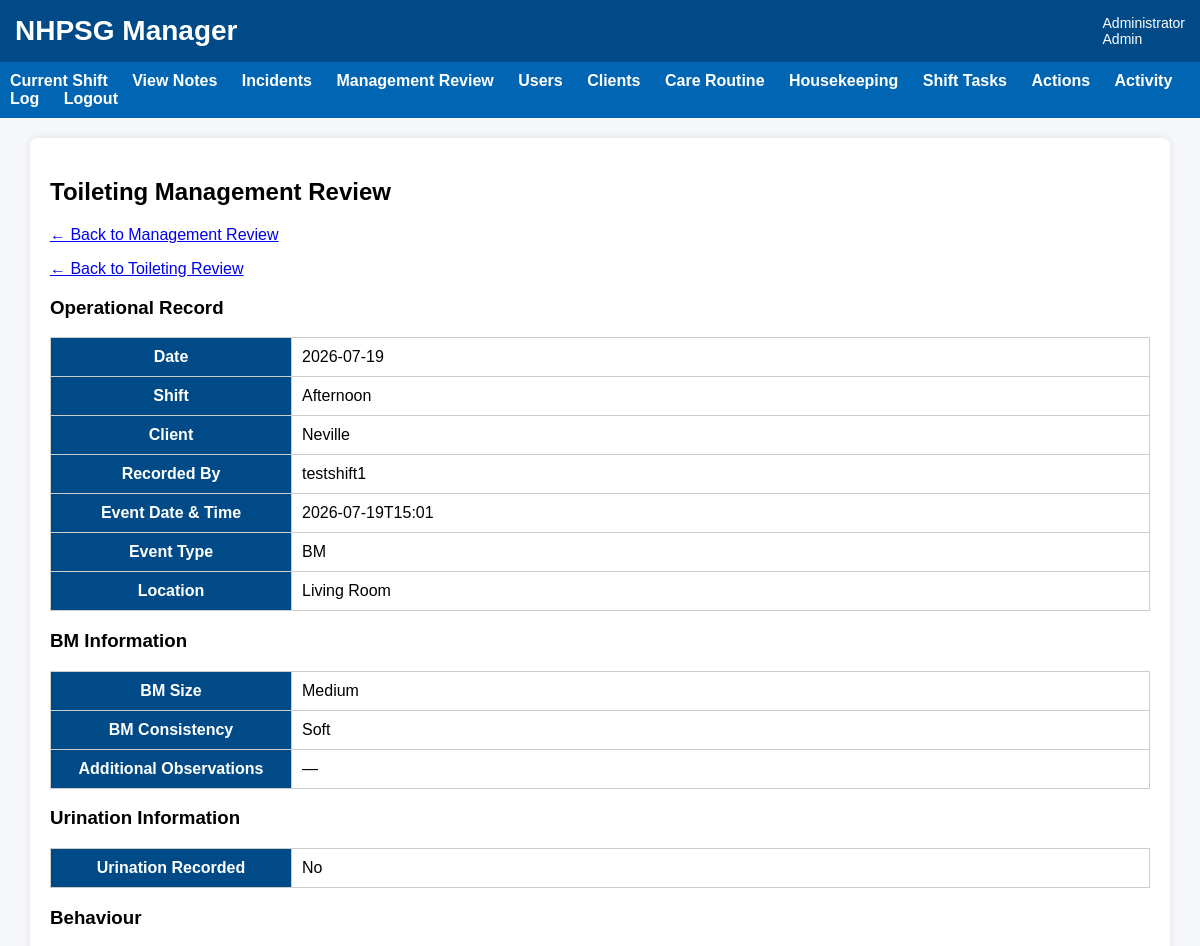
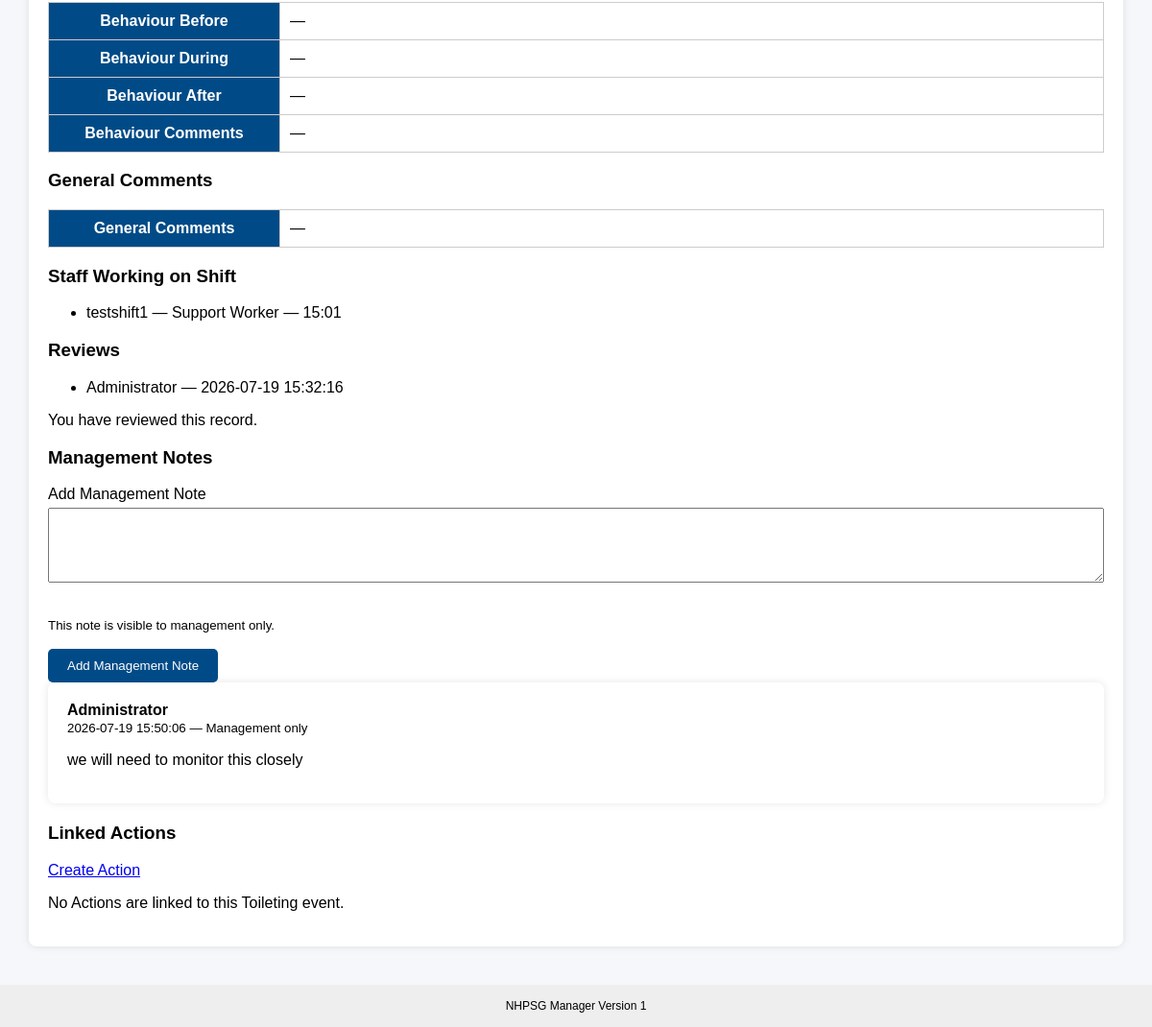
The app's page /manager-review/toileting/1 (signed in) with its own data (2 pictures, top to bottom).
### tables this page shows
CREATE TABLE users (
    user_id INTEGER PRIMARY KEY AUTOINCREMENT,
    username TEXT UNIQUE NOT NULL,
    password_hash TEXT NOT NULL,
    full_name TEXT NOT NULL,
    role TEXT NOT NULL,
    active INTEGER NOT NULL DEFAULT 1
, must_change_password INTEGER NOT NULL DEFAULT 0, password_reset_at TEXT, password_reset_by INTEGER, last_password_changed_at TEXT);

CREATE TABLE shifts (
    shift_id INTEGER PRIMARY KEY AUTOINCREMENT,
    client_id INTEGER NOT NULL,
    shift_date TEXT NOT NULL,
    shift_type TEXT NOT NULL,
    status TEXT NOT NULL DEFAULT 'Open',

    scheduled_start_time TEXT,
    scheduled_end_time TEXT,

    created_at TEXT DEFAULT CURRENT_TIMESTAMP,
    closed_at TEXT
);

CREATE TABLE clients (
    client_id INTEGER PRIMARY KEY AUTOINCREMENT,
    client_name TEXT NOT NULL,
    active INTEGER NOT NULL DEFAULT 1
);

CREATE TABLE toileting_events (
    toileting_event_id INTEGER PRIMARY KEY AUTOINCREMENT,

    shift_id INTEGER NOT NULL,
    client_id INTEGER NOT NULL,
    recorded_by_user_id INTEGER NOT NULL,

    event_type TEXT NOT NULL,
    event_datetime TEXT NOT NULL,

    location TEXT NOT NULL,
    location_other TEXT,

    bm_size TEXT,
    bm_consistency TEXT,
    bm_colour TEXT,
    estimated_bristol_type INTEGER,

    bm_blood_observed INTEGER NOT NULL DEFAULT 0,
    bm_mucus_observed INTEGER NOT NULL DEFAULT 0,
    bm_unusual_colour INTEGER NOT NULL DEFAULT 0,

    urine_volume TEXT,
    urine_colour TEXT,

    urine_blood_observed INTEGER NOT NULL DEFAULT 0,
    urine_strong_odour INTEGER NOT NULL DEFAULT 0,
    urine_unusual_colour INTEGER NOT NULL DEFAULT 0,

    pain_or_distress INTEGER NOT NULL DEFAULT 0,
    other_concern INTEGER NOT NULL DEFAULT 0,
    concern_details TEXT,

    behaviour_before TEXT,
    behaviour_during TEXT,
    behaviour_after TEXT,
    behaviour_comments TEXT,

    general_comments TEXT,

    correction_of_event_id INTEGER,
    correction_reason TEXT,

    active INTEGER NOT NULL DEFAULT 1,
    created_at TEXT DEFAULT CURRENT_TIMESTAMP
, bm_unusual_details TEXT, urine_unusual_details TEXT);

CREATE TABLE "shift_staff" (
	"shift_staff_id"	INTEGER,
	"shift_id"	INTEGER NOT NULL,
	"user_id"	INTEGER NOT NULL,
	"actual_start_time"	TEXT NOT NULL,
	"actual_end_time"	TEXT,
	"sign_on_at"	TEXT DEFAULT CURRENT_TIMESTAMP,
	"sign_off_at"	TEXT,
	"active"	INTEGER NOT NULL DEFAULT 1,
	"start_checklist_completed"	INTEGER DEFAULT 0,
	"end_checklist_completed"	INTEGER DEFAULT 0,
	PRIMARY KEY("shift_staff_id" AUTOINCREMENT)
);

CREATE TABLE acknowledgements (
    acknowledgement_id INTEGER PRIMARY KEY AUTOINCREMENT,

    source_table TEXT NOT NULL,
    source_id INTEGER NOT NULL,

    user_id INTEGER NOT NULL,

    acknowledged_at TEXT DEFAULT CURRENT_TIMESTAMP,

    comment TEXT, acknowledgement_type TEXT DEFAULT 'Read', active INTEGER DEFAULT 1,

    UNIQUE(source_table, source_id, user_id)
);

CREATE TABLE management_notes (
    management_note_id INTEGER PRIMARY KEY AUTOINCREMENT,

    source_table TEXT NOT NULL,
    source_id INTEGER NOT NULL,

    note_text TEXT NOT NULL,

    visibility TEXT NOT NULL DEFAULT 'management_only',

    created_by_user_id INTEGER NOT NULL,
    created_at TEXT DEFAULT CURRENT_TIMESTAMP,

    active INTEGER NOT NULL DEFAULT 1,

    shared_at TEXT,
    shared_by_user_id INTEGER
);

### app.py (the view)
@app.route("/manager-review/toileting/<int:entry_id>")
def toileting_review_detail(entry_id):
    if "user_id" not in session:
        return redirect(url_for("login"))
    if session["role"] not in [
        "Admin",
        "Program Manager",
        "Director"
    ]:
        return "Access denied", 403
    conn = get_db()
    entry = conn.execute("""
        SELECT
            te.*,

            recorded_by.full_name AS recorded_by,

            s.shift_date,
            s.shift_type,
            s.client_id,

            c.client_name

        FROM toileting_events te

        JOIN users recorded_by
            ON te.recorded_by_user_id = recorded_by.user_id

        JOIN shifts s
            ON te.shift_id = s.shift_id

        JOIN clients c
            ON te.client_id = c.client_id

        WHERE te.toileting_event_id = ?
    """, (entry_id,)).fetchone()
    if entry is None:
        conn.close()
        return "Toileting event not found", 404
    review_history = conn.execute("""
        SELECT
            ack.acknowledgement_id,
            ack.user_id,
            ack.acknowledged_at,
            ack.acknowledgement_type,

            u.full_name AS reviewed_by

        FROM acknowledgements ack

        JOIN users u
            ON ack.user_id = u.user_id

        WHERE ack.source_table =
              'toileting_events'
          AND ack.source_id = ?
          AND ack.active = 1

        ORDER BY
            ack.acknowledged_at ASC,
            ack.acknowledgement_id ASC
    """, (entry_id,)).fetchall()
    current_user_review = conn.execute("""
        SELECT acknowledgement_id
        FROM acknowledgements

        WHERE source_table =
              'toileting_events'
          AND source_id = ?
          AND user_id = ?
          AND active = 1
    """, (
        entry_id,
        session["user_id"]
    )).fetchone()
    management_notes = get_management_notes(
        conn,
        source_table="toileting_events",
        source_id=entry_id
    )
    linked_actions = conn.execute("""
        SELECT
            ai.action_id,
            ai.title,
            ai.status,
            ai.priority,
            ai.created_at,

            assigned_to.full_name AS assigned_to

        FROM action_items ai

        LEFT JOIN users assigned_to
            ON ai.assigned_to_user_id =
               assigned_to.user_id

        WHERE ai.source_table =
              'toileting_events'
          AND ai.source_id = ?

        ORDER BY ai.created_at DESC
    """, (entry_id,)).fetchall()
    shift_staff = conn.execute("""
        SELECT
            u.full_name,
            u.role,
            ss.actual_start_time,
            ss.actual_end_time

        FROM shift_staff ss

        JOIN users u
            ON ss.user_id = u.user_id

        WHERE ss.shift_id = ?

        ORDER BY ss.sign_on_at
    """, (entry["shift_id"],)).fetchall()
    conn.close()
    current_user_reviewed = (
        current_user_review is not None
    )
    return render_template(
        "toileting_review_detail.html",
        entry=entry,
        review_history=review_history,
        current_user_reviewed=current_user_reviewed,
        management_notes=management_notes,
        linked_actions=linked_actions,
        shift_staff=shift_staff
    )

### templates/toileting_review_detail.html (shortened to what this page needs)
{% extends "base.html" %}
{% block content %}
<div class="card">
    <h2>Toileting Management Review</h2>
    <p>
        <a href="{{ url_for("manager_review_hub") }}">
            ← Back to Management Review
        </a>
    </p>
    <p>
        <a href="{{ url_for("toileting_review_list") }}">
            ← Back to Toileting Review
        </a>
    </p>
    <h3>Operational Record</h3>
    <table class="management-detail-table">
        <tr>
            <th>Date</th>
            <td>{{ entry.shift_date }}</td>
        </tr>
        <tr>
            <th>Shift</th>
            <td>{{ entry.shift_type }}</td>
        </tr>
        <tr>
            <th>Client</th>
            <td>{{ entry.client_name }}</td>
        </tr>
        <tr>
            <th>Recorded By</th>
            <td>{{ entry.recorded_by }}</td>
        </tr>
        <tr>
            <th>Event Date &amp; Time</th>
            <td>{{ entry.event_datetime }}</td>
        </tr>
        <tr>
            <th>Event Type</th>
            <td>{{ entry.event_type }}</td>
        </tr>
        <tr>
            <th>Location</th>
            <td>{{ entry.location }}</td>
        </tr>
    </table>
    <h3>BM Information</h3>
    {% if entry.event_type in ["BM", "Both"] %}
        <table class="management-detail-table">
            <tr>
                <th>BM Size</th>
                <td>{{ entry.bm_size or "—" }}</td>
            </tr>
            <tr>
                <th>BM Consistency</th>
                <td>{{ entry.bm_consistency or "—" }}</td>
            </tr>
            <tr>
                <th>Additional Observations</th>
                <td>{{ entry.bm_unusual_details or "—" }}</td>
            </tr>
        </table>
    {% endif %}
    <h3>Urination Information</h3>
    {% if entry.event_type in ["Urination", "Both"] %}
        <table class="management-detail-table">
            <tr>
                <th>Urine Volume</th>
                <td>{{ entry.urine_volume or "—" }}</td>
            </tr>
            <tr>
                <th>Additional Observations</th>
                <td>{{ entry.urine_unusual_details or "—" }}</td>
            </tr>
        </table>
    {% else %}
        <table class="management-detail-table">
            <tr>
                <th>Urination Recorded</th>
                <td>No</td>
            </tr>
        </table>
    {% endif %}
    <h3>Behaviour</h3>
    <table class="management-detail-table">
        <tr>
            <th>Behaviour Before</th>
            <td>{{ entry.behaviour_before or "—" }}</td>
        </tr>
        <tr>
            <th>Behaviour During</th>
            <td>{{ entry.behaviour_during or "—" }}</td>
        </tr>
        <tr>
            <th>Behaviour After</th>
            <td>{{ entry.behaviour_after or "—" }}</td>
        </tr>
        <tr>
            <th>Behaviour Comments</th>
            <td>{{ entry.behaviour_comments or "—" }}</td>
        </tr>
    </table>
    <h3>General Comments</h3>
    <table class="management-detail-table">
        <tr>
            <th>General Comments</th>
            <td>{{ entry.general_comments or "—" }}</td>
        </tr>
    </table>
    <h3>Staff Working on Shift</h3>
    {% if shift_staff %}
        <ul>
            {% for staff_member in shift_staff %}
                <li>
                    {{ staff_member.full_name }}
                    — {{ staff_member.role }}
                    — {{ staff_member.actual_start_time }}
                </li>
            {% endfor %}
        </ul>
    {% else %}
        <p>No shift staff records found.</p>
    {% endif %}
    <h3>Reviews</h3>
    {% if review_history %}
        <ul>
            {% for review in review_history %}
                <li>
                    {{ review.reviewed_by }}
                    — {{ review.acknowledged_at }}
                </li>
            {% endfor %}
        </ul>
    {% else %}
        <p>No management reviews recorded.</p>
    {% endif %}
    {% if not current_user_reviewed %}
        <form
            method="POST"
            action="{{ url_for(
                'review_toileting_entry',
                entry_id=entry.toileting_event_id
            ) }}"
            class="inline-form"
        >
            <button type="submit" class="link-button">
                Mark as Reviewed
            </button>
        </form>
    {% else %}
        <p>You have reviewed this record.</p>
    {% endif %}
    <h3>Management Notes</h3>
    <form
        method="POST"
        action="{{ url_for(
            'add_toileting_management_note',
            entry_id=entry.toileting_event_id
        ) }}"
    >
        <label for="note_text">
            Add Management Note
        </label>
        <textarea
            id="note_text"
            name="note_text"
            rows="4"
            required
        ></textarea>
        <p>
            <small>
                This note is visible to management only.
            </small>
        </p>
        <button type="submit">
            Add Management Note
        </button>
    </form>
    {% if management_notes %}
        {% for note in management_notes %}
            <div class="card">
                <strong>{{ note.created_by_name }}</strong><br>
                <small>
                    {{ note.created_at }}
                    — Management only
                </small>
                <p>{{ note.note_text }}</p>
            </div>
        {% endfor %}
    {% else %}
        <p>No Management Notes have been added.</p>
    {% endif %}
    <h3>Linked Actions</h3>
    <p>
        <a href="{{ url_for(
            'toileting_action_new',
            entry_id=entry.toileting_event_id
        ) }}">
            Create Action
        </a>
    </p>
    {% if linked_actions %}
        <table>
            <tr>
                <th>Created</th>
                <th>Priority</th>
                <th>Status</th>
                <th>Title</th>
                <th>Assigned To</th>
                <th>View</th>
            </tr>
            {% for action in linked_actions %}
                <tr>
                    <td>{{ action.created_at }}</td>
                    <td>{{ action.priority }}</td>
                    <td>{{ action.status }}</td>
                    <td>{{ action.title }}</td>
                    <td>{{ action.assigned_to or "Unassigned" }}</td>
                    <td>
                        <a href="{{ url_for(
                            'action_detail',
                            action_id=action.action_id
                        ) }}">
                            View
                        </a>
                    </td>
                </tr>
            {% endfor %}
        </table>
    {% else %}
        <p>No Actions are linked to this Toileting event.</p>
    {% endif %}
</div>
{% endblock %}

### templates/base.html (shortened to what this page needs)
<!DOCTYPE html>
<html>
<head>
    <link rel="stylesheet"
          href="{{ url_for('static', filename='css/style.css') }}">
</head>
<body>
<div class="header">
    <div class="title">
        NHPSG Manager
    </div>
    <div class="user">
        {% if session.full_name %}
            {{ session.full_name }}
            <br>
            {{ session.role }}
        {% endif %}
    </div>
</div>
{% if session.user_id %}
<div class="nav">
    <a href="{{ url_for('dashboard') }}">
        Current Shift
    </a>
    <a href="{{ url_for('shift_notes') }}">
        View Notes
    </a>
    <a href="{{ url_for('incident_list') }}">
        Incidents
    </a>
    {% if session.role in ["Admin", "Program Manager", "Director"] %}
        <a href="{{ url_for('manager_review_hub') }}">
            Management Review
        </a>
        <a href="{{ url_for('users') }}">
            Users
        </a>
        <a href="{{ url_for('clients') }}">
            Clients
        </a>
        <a href="{{ url_for('care_tasks') }}">
            Care Routine
        </a>
        <a href="{{ url_for('housekeeping_tasks') }}">
            Housekeeping
        </a>
        <a href="{{ url_for('shift_tasks') }}">
            Shift Tasks
        </a>
        <a href="{{ url_for('actions') }}">
            Actions
        </a>
        <a href="{{ url_for('activity_log') }}">
            Activity Log
        </a>
    {% endif %}
    <a href="{{ url_for('logout') }}">
        Logout
    </a>
</div>
{% endif %}
<div class="container">
{% block content %}
{% endblock %}
</div>
<div class="footer">
    NHPSG Manager
    Version 1
</div>
</body>
</html>

### records on screen
users: full_name "Administrator"
shifts: shift_date "2026-07-19", shift_type "Afternoon"
clients: client_name "Neville"
users: recorded_by "testshift1"
toileting_events: event_datetime "2026-07-19T15:01", event_type "BM", location "Living Room", bm_size "Medium", bm_consistency "Soft", behaviour_before "—", behaviour_during "—", behaviour_after "—", behaviour_comments "—", general_comments "—"
shift_staff: full_name "testshift1", role "Support Worker", actual_start_time "15:01"
acknowledgements: reviewed_by "Administrator", acknowledged_at "2026-07-19 15:32:16"
management_notes: created_by_name "Administrator", created_at "2026-07-19 15:50:06", note_text "we will need to monitor this closely"

### other values on screen
{{ session.role }} "Admin"
{{ entry.bm_unusual_details or "—" }} "—"
